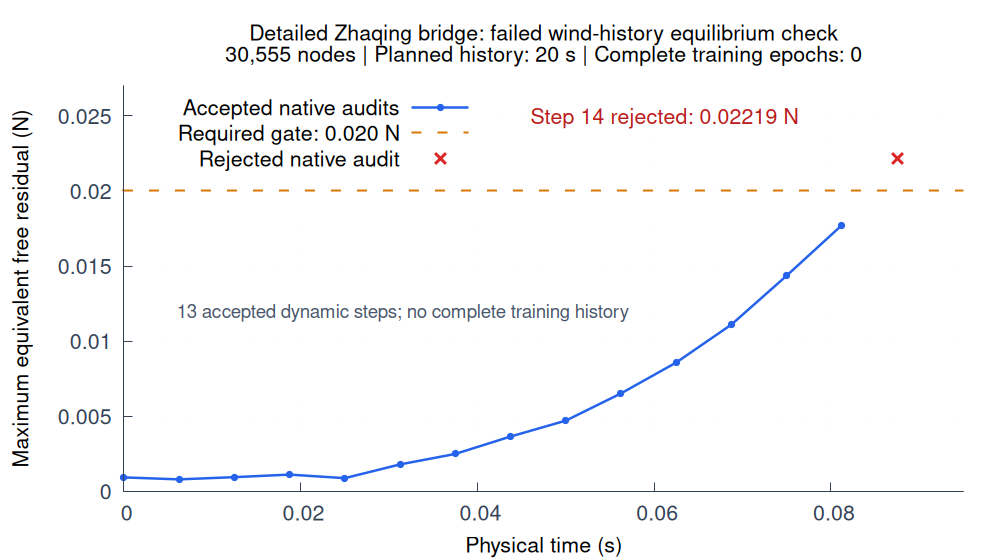

gnuplot code for this plot:
set terminal svg size 1000,560 enhanced font 'Arial,16' background rgb '#ffffff' # Render numerical evidence with the native Gnuplot executable.
set output 'failed_dynamic_equilibrium.svg' # Keep a reusable vector figure alongside the original data.
set title "Detailed Zhaqing bridge: failed wind-history equilibrium check\n30,555 nodes | Planned history: 20 s | Complete training epochs: 0" font ',16' # State both the actual mesh and incomplete status using an actual rendered line break.
set xlabel 'Physical time (s)' # Display real solver time rather than wall-clock training time.
set ylabel 'Maximum equivalent free residual (N)' # Use the independent force-and-scaled-moment equilibrium audit.
set xrange [0:0.095] # Restrict the axis to the actual attempted portion of the failed history.
set yrange [0:0.027] # Keep the rejected residual and the original acceptance threshold visible.
set xtics 0.02 # Provide readable physical-time tick labels.
set ytics 0.005 # Keep absolute residual magnitudes directly readable.
set grid back lc rgb '#e2e8f0' # Add a restrained scientific reference grid.
set border 3 lc rgb '#334155' # Avoid an unnecessary heavy box around the data.
set tics nomirror # Show ticks only on the labeled axes.
set key left top spacing 1.2 # Keep labels away from the rejected point at the right edge.
set label 1 'Step 14 rejected: 0.02219 N' at 0.046,0.025 tc rgb '#b91c1c' # Explain the actual failed gate without inventing a response result.
set label 2 '13 accepted dynamic steps; no complete training history' at 0.006,0.012 font ',14' tc rgb '#475569' # Distinguish accepted partial steps from a usable learning sample.
plot 'failed_dynamic_equilibrium.dat' using 1:($3 == 1 ? $2 : 1/0) with linespoints lw 2.5 pt 7 ps 0.8 lc rgb '#2563eb' title 'Accepted native audits', 0.02 with lines lw 2 dt 2 lc rgb '#d97706' title 'Required gate: 0.020 N', 'failed_dynamic_equilibrium.dat' using 1:($3 == 0 ? $2 : 1/0) with points pt 2 ps 1.8 lw 3 lc rgb '#dc2626' title 'Rejected native audit' # Plot only extracted original solver evidence and its unchanged threshold.
